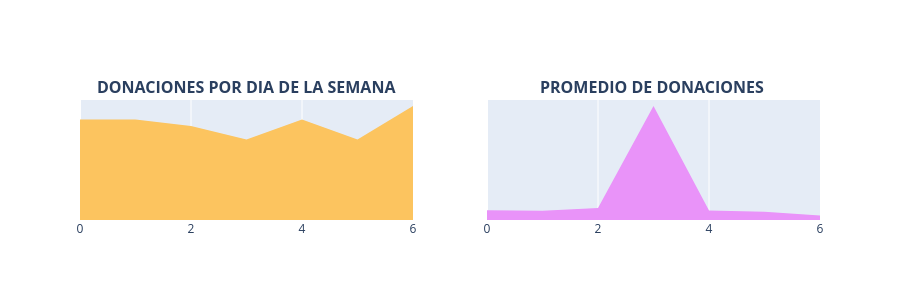

The code cell stored with this chart in its notebook:
### Markdown cell above
> - El mayor número de donaciones se recibe en el mes de **agosto, con 577.274 donaciones**, seguido por el mes de **septiembre, con 518.908 donaciones**; por el contrario, la menor cantidad de donaciones se registra en los meses de **junio (191.221 donaciones)** y **mayo (243.440 donaciones)**, probablemente debido a la temporada de verano y vacaciones. El importe medio de donación más elevado se recibe en diciembre, con **80 USD**, mientras que el más bajo corresponde a julio, con **51 USD**. En promedio, el importe medio anual de las donaciones se sitúa cerca de los 59 USD.

### Donaciones por día del mes
- 3.4.5 Número de donaciones por día del mes
- 3.4.6 Promedio de donaciones por día del mes

### Code cell
import pandas as pd
import plotly.graph_objs as go
from plotly.subplots import make_subplots  # <- Importación moderna
from plotly.offline import iplot

# 1. Agrupación de datos por DÍA DE LA SEMANA
t3 = donations_df.groupby(['Donation Weekday']).agg({
    'Donation Year' : 'count', 
    'Donation Amount' : 'mean'
}).reset_index().rename(columns={'Donation Year' : 'Total Donations', 'Donation Amount' : 'Average Amount'})

x = t3['Donation Weekday']
y1 = t3['Total Donations']
y2 = t3['Average Amount']

# 2. Creación de Traces (Gráficos de área por día de la semana)
trace1 = go.Scatter(x=x, y=y1, fill='tozeroy', fillcolor='#fcc45f', mode='none')
trace2 = go.Scatter(x=x, y=y2, fill='tozeroy', fillcolor="#e993f9", mode='none')

# 3. Configuración de Subplots
fig = make_subplots(
    rows=1, 
    cols=2, 
    subplot_titles=["<b>DONACIONES POR DIA DE LA SEMANA</b>", "<b>PROMEDIO DE DONACIONES </b>"]
)

fig.append_trace(trace1, 1, 1)
fig.append_trace(trace2, 1, 2)

# 4. Actualización del Diseño (Limpiando parámetros obsoletos)
fig['layout'].update(
    height=300, 
    showlegend=False, 
    yaxis=dict(
        autorange=True,
        showgrid=False,
        zeroline=False,
        showline=False,
        ticks='',
        showticklabels=False
    ), 
    yaxis2=dict(
        autorange=True,
        showgrid=False,
        zeroline=False,
        showline=False,
        ticks='',
        showticklabels=False
    )
)

# 5. Renderizar en Jupyter
iplot(fig)

### Figure 1 — Plotly figure (JSON) as saved in the notebook; plotly's stock layout.template omitted (floating-point values rounded to 4 significant figures)
{"data": [{"fill": "tozeroy", "fillcolor": "#fcc45f", "mode": "none", "type": "scatter", "x": [0, 1, 2, 3, 4, 5, 6], "xaxis": "x", "y": [30, 30, 28, 24, 30, 24, 34], "yaxis": "y"}, {"fill": "tozeroy", "fillcolor": "#e993f9", "mode": "none", "type": "scatter", "x": [0, 1, 2, 3, 4, 5, 6], "xaxis": "x2", "y": [225.4, 216.0, 281.7, 2660.0, 218.8, 190.5, 105.2], "yaxis": "y2"}], "layout": {"annotations": [{"font": {"size": 16}, "showarrow": false, "text": "<b>DONACIONES POR DIA DE LA SEMANA</b>", "x": 0.225, "xanchor": "center", "xref": "paper", "y": 1, "yanchor": "bottom", "yref": "paper"}, {"font": {"size": 16}, "showarrow": false, "text": "<b>PROMEDIO DE DONACIONES </b>", "x": 0.775, "xanchor": "center", "xref": "paper", "y": 1, "yanchor": "bottom", "yref": "paper"}], "height": 300, "showlegend": false, "xaxis": {"anchor": "y", "domain": [0, 0.45]}, "xaxis2": {"anchor": "y2", "domain": [0.55, 1]}, "yaxis": {"anchor": "x", "autorange": true, "domain": [0, 1], "showgrid": false, "showline": false, "showticklabels": false, "ticks": "", "zeroline": false}, "yaxis2": {"anchor": "x2", "autorange": true, "domain": [0, 1], "showgrid": false, "showline": false, "showticklabels": false, "ticks": "", "zeroline": false}}}
